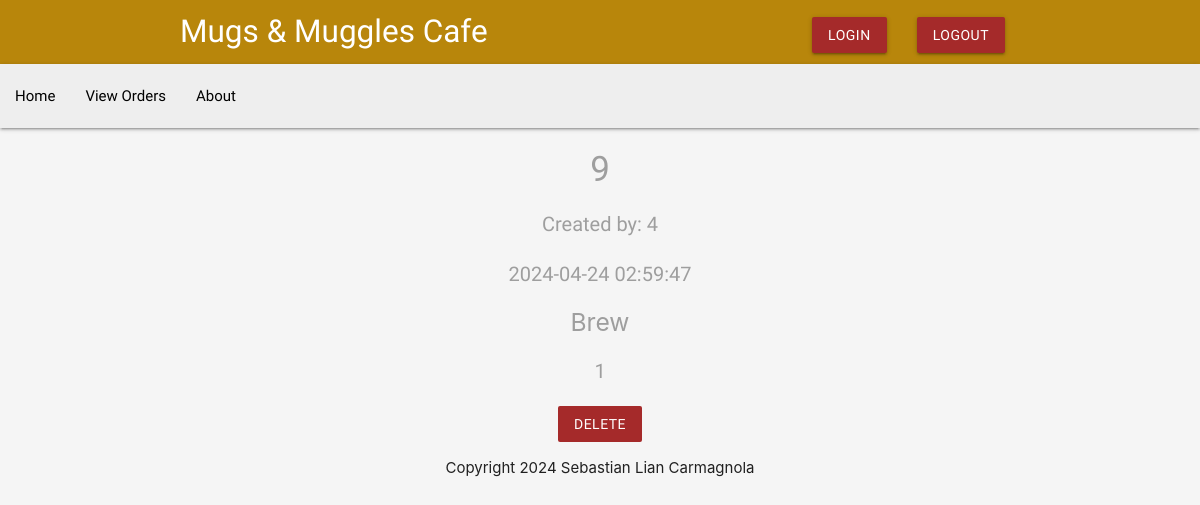
Page /details.php?order_id=9 (signed in) on the committed database.
### tables this page shows
CREATE TABLE `orders` (
  `order_id` int(10) NOT NULL,
  `user_id` int(10) NOT NULL,
  `brew_id` int(10) NOT NULL,
  `quantity` int(10) NOT NULL,
  `order_date` timestamp NOT NULL DEFAULT current_timestamp() ON UPDATE current_timestamp(),
  `size` varchar(10) NOT NULL
);

### details.php (the view, shortened to what this page needs)
<?php
    include('connectDB.php');
    $order = null;
    if(isset($_GET['order_id'])) {
        $id = mysqli_real_escape_string($link, $_GET['order_id']);
        $sql = "SELECT * FROM orders WHERE order_id = $id";
        $result = mysqli_query($link, $sql);
        $order = mysqli_fetch_assoc($result);
    }
?>
<!DOCTYPE html>
<html>
    <?php include('header.php') ?>
    <?php include('menu.php') ?>
    <div class="container center grey-text">
        <?php if($order): ?>
            <h4><?php echo htmlspecialchars($order['order_id']); ?></h4>
            <p>Created by: <?php echo htmlspecialchars($order['user_id']); ?></p>
            <p><?php echo date($order['order_date']); ?></p>
            <h5>Brew</h5>
            <p><?php echo htmlspecialchars($order['brew_id']); ?></p>
            <form action="details.php" method="POST">
                <input type="submit" name="delete" value="delete" class="btn brand z-depth-0">
            </form>
        <?php else: ?>
            <h5>Order does not exist.</h5>
        <?php endif; ?>
    </div>
    <?php include('footer.php') ?>
</html>

### header.php (style rules this page uses)
.brand { background: #A52A2A !important; font-family: 'Dosis', sans-serif; }
h4, h6 { font-family: 'Dosis', sans-serif; font-size: 35px; }
p { font-family: 'Dosis', sans-serif; font-size: 20px; }

### rows in the picture
orders: order_id "9", user "4", order_date "2024-04-24 02:59:47", brew "1"
